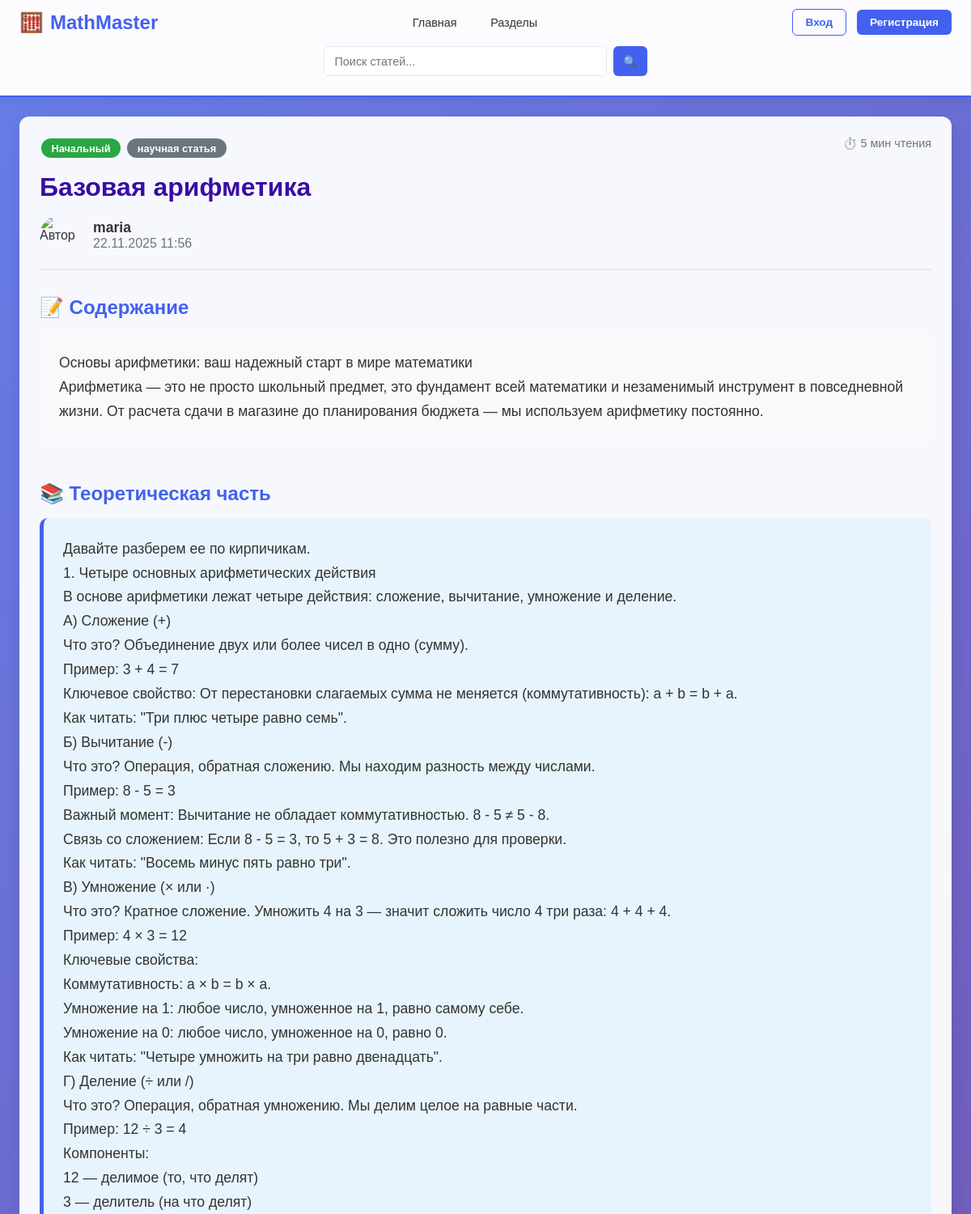
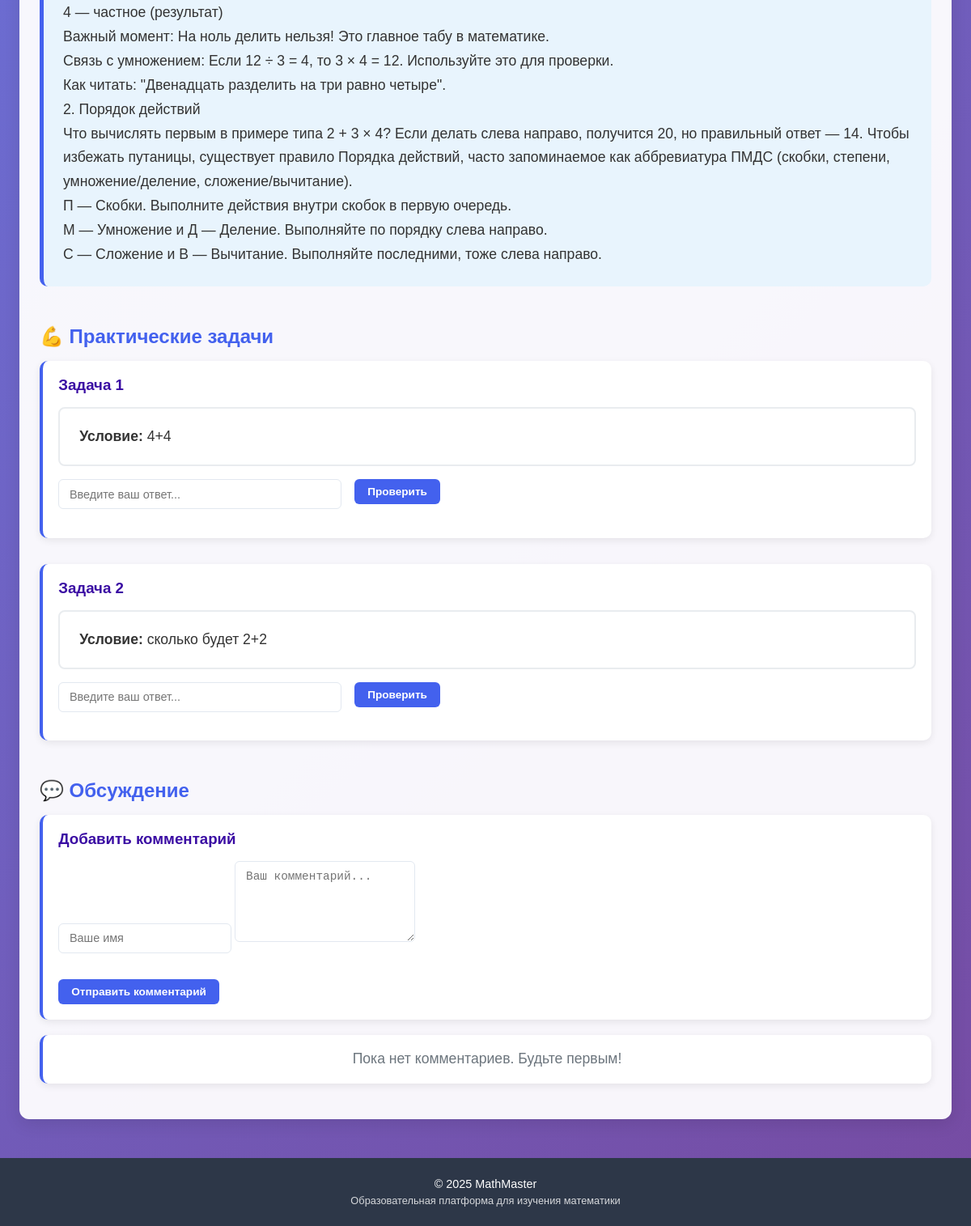
Page /post/6/ on the committed database (2 pictures, top to bottom).
### blog/models.py (models this page shows, shortened)
class Post(models.Model):
    DIFFICULTY_LEVELS = [
        ('beginner', 'Начальный'),
        ('intermediate', 'Средний'),
        ('advanced', 'Продвинутый'),
    ]
    title = models.CharField(max_length=200)
    content = models.TextField()
    theory_content = models.TextField(blank=True, null=True, help_text="Теоретическая часть")
    created_date = models.DateTimeField(default=timezone.now)
    published_date = models.DateTimeField(blank=True, null=True)
    author = models.ForeignKey(User, on_delete=models.CASCADE)
    category = models.ForeignKey(Category, on_delete=models.SET_NULL, null=True, blank=True)
    image = models.ImageField(upload_to='posts/', blank=True, null=True)
    difficulty = models.CharField(max_length=20, choices=DIFFICULTY_LEVELS, default='beginner')
    reading_time = models.IntegerField(default=5, help_text="Время чтения в минутах")

class Category(models.Model):
    name = models.CharField(max_length=200)
    description = models.TextField(blank=True)
    color = models.CharField(max_length=7, default='#446A7D')

class Problem(models.Model):
    ANSWER_TYPES = [
        ('text', 'Текстовый ответ'),
        ('number', 'Числовой ответ'),
        ('formula', 'Математическая формула'),
        ('multiple', 'Множественный выбор'),
    ]
    post = models.ForeignKey(Post, on_delete=models.CASCADE, related_name='problems')
    question = models.TextField()
    solution = models.TextField()
    hint = models.TextField(blank=True)
    order = models.IntegerField(default=0)
    correct_answer = models.CharField(
        max_length=200,
        blank=True,
        help_text="Правильный ответ для автоматической проверки"
    )
    answer_type = models.CharField(
        max_length=20,
        choices=ANSWER_TYPES,
        default='text',
        help_text="Тип ответа для правильной проверки"
    )
    tolerance = models.FloatField(
        default=0.01,
        help_text="Допустимая погрешность для числовых ответов"
    )
    multiple_choices = models.TextField(
        blank=True,
        help_text="Варианты ответов через запятую (для множественного выбора)"
    )
    class Meta:
        ordering = ['order']

### blog/views.py (the view)
# urls.py: path('post/<int:pk>/', views.post_detail, name='post_detail'),
def post_detail(request, pk):
    post = get_object_or_404(Post, pk=pk)
    comments = post.comments.all().order_by('-created_date')
    if request.method == 'POST':
        form = CommentForm(request.POST)
        if form.is_valid():
            comment = form.save(commit=False)
            comment.post = post
            comment.save()
            return redirect('post_detail', pk=post.pk)
    else:
        form = CommentForm()
    return render(request, 'blog/post_detail.html', {
        'post': post,
        'comments': comments,
        'form': form
    })

### blog/forms.py
class CommentForm(forms.ModelForm):
    class Meta:
        model = Comment
        fields = ['author', 'text']
        widgets = {
            'author': forms.TextInput(attrs={
                'class': 'form-control',
                'placeholder': 'Ваше имя'
            }),
            'text': forms.Textarea(attrs={
                'class': 'form-control',
                'rows': 3,
                'placeholder': 'Ваш комментарий...'
            })
        }

### blog/templates/blog/post_detail.html (shortened to what this page needs)
{% extends 'blog/base.html' %}
{% load static %}
{% block content %}
<div class="content-card">
    <div style="display: flex; justify-content: space-between; align-items: start; margin-bottom: 1rem; flex-wrap: wrap; gap: 1rem;">
        <div>
            <span class="math-badge" style="background: {% if post.difficulty == 'beginner' %}#28a745{% elif post.difficulty == 'intermediate' %}#ffc107{% else %}#dc3545{% endif %}">
                {{ post.get_difficulty_display }}
            </span>
            {% if post.category %}
            <span class="math-badge" style="background: #6c757d;">
                {{ post.category.name }}
            </span>
            {% endif %}
        </div>
        <div style="color: #6c757d; font-size: 0.9rem;">
            ⏱️ {{ post.reading_time }} мин чтения
        </div>
    </div>
    <h1 style="color: #3a0ca3; margin-bottom: 1rem; font-size: 2rem;">{{ post.title }}</h1>
    <div style="display: flex; align-items: center; gap: 1rem; margin-bottom: 2rem; padding-bottom: 1rem; border-bottom: 2px solid #e9ecef;">
        <img src="https://cdn-icons-png.flaticon.com/512/847/847969.png" alt="Автор" style="width: 50px; height: 50px; border-radius: 50%;">
        <div>
            <div style="font-weight: 600; font-size: 1.1rem;">{{ post.author.username }}</div>
            <div style="color: #6c757d;">{{ post.created_date|date:"d.m.Y H:i" }}</div>
        </div>
    </div>
    <div style="margin-bottom: 3rem;">
        <h2 style="color: #4361ee; margin-bottom: 1rem;">📝 Содержание</h2>
        <div style="background: #f8f9fa; padding: 1.5rem; border-radius: 10px; line-height: 1.7; font-size: 1.1rem;">
            {{ post.content|linebreaks }}
        </div>
    </div>
    {% if post.theory_content %}
    <div style="margin-bottom: 3rem;">
        <h2 style="color: #4361ee; margin-bottom: 1rem;">📚 Теоретическая часть</h2>
        <div style="background: #e8f4fd; padding: 1.5rem; border-radius: 10px; border-left: 5px solid #4361ee; line-height: 1.7; font-size: 1.1rem;">
            {{ post.theory_content|linebreaks }}
        </div>
    </div>
    {% endif %}
    {% if post.problems.all %}
    <div style="margin-bottom: 3rem;">
        <h2 style="color: #4361ee; margin-bottom: 1rem;">💪 Практические задачи</h2>
        {% for problem in post.problems.all %}
        <div class="post-card" style="margin-bottom: 2rem;">
            <h3 style="color: #3a0ca3; margin-bottom: 1rem;">
                Задача {{ forloop.counter }}
            </h3>
            <div style="background: white; padding: 1.5rem; border-radius: 8px; border: 2px solid #e9ecef; margin-bottom: 1rem;">
                <p style="font-size: 1.1rem; margin-bottom: 0;"><strong>Условие:</strong> {{ problem.question }}</p>
            </div>
            <div class="answer-section">
                <form class="answer-form" data-problem-id="{{ problem.id }}">
                    <div style="display: flex; gap: 1rem; align-items: start; margin-bottom: 1rem;">
                        <input type="text"
                               name="answer"
                               class="search-input"
                               placeholder="Введите ваш ответ..."
                               style="flex: 1;"
                               id="answer-input-{{ problem.id }}">
                        <button type="submit" class="btn btn-primary check-answer-btn" id="check-btn-{{ problem.id }}">
                            Проверить
                        </button>
                    </div>
                </form>
            </div>
        </div>
        {% endfor %}
    </div>
    {% endif %}
    <div>
        <h2 style="color: #4361ee; margin-bottom: 1rem;">💬 Обсуждение</h2>
        <div class="post-card">
            <h3 style="color: #3a0ca3; margin-bottom: 1rem;">Добавить комментарий</h3>
            <form method="post">
                <div style="margin-bottom: 1rem;">
                    <input type="text" name="author" placeholder="Ваше имя" class="search-input" style="margin-bottom: 1rem;">
                    <textarea name="text" placeholder="Ваш комментарий..." class="search-input" style="height: 100px; resize: vertical;"></textarea>
                </div>
                <button type="submit" class="btn btn-primary">Отправить комментарий</button>
            </form>
        </div>
        {% for comment in comments %}
        <div class="post-card">
            <div style="display: flex; justify-content: space-between; margin-bottom: 0.5rem;">
                <strong style="color: #3a0ca3;">{{ comment.author }}</strong>
                <small style="color: #6c757d;">{{ comment.created_date|date:"d.m.Y H:i" }}</small>
            </div>
            <p style="line-height: 1.6;">{{ comment.text }}</p>
            {% if user.is_superuser or user.username == comment.author %}
            <div style="margin-top: 0.5rem;">
                <a href="{% url 'delete_comment' comment.id %}" class="btn" style="background: #dc3545; color: white; padding: 0.3rem 0.8rem; font-size: 0.9rem;">
                    Удалить
                </a>
            </div>
            {% endif %}
        </div>
        {% empty %}
        <div class="post-card" style="text-align: center;">
            <p style="color: #6c757d; font-size: 1.1rem;">Пока нет комментариев. Будьте первым!</p>
        </div>
        {% endfor %}
    </div>
</div>
{% endblock %}

### blog/templates/blog/base.html (style rules this page uses)
* { margin: 0; padding: 0; box-sizing: border-box; }
body { font-family: 'Arial', sans-serif; background: linear-gradient(135deg, #667eea 0%, #764ba2 100%); min-height: 100vh; color: #333; }
.btn { padding: 0.5rem 1rem; border: none; border-radius: 6px; font-weight: 600; cursor: pointer; text-decoration: none; display: inline-block; transition: all 0.3s ease; font-size: 0.85rem; }
.btn-primary { background: #4361ee; color: white; }
.content-card { background: rgba(255, 255, 255, 0.95); border-radius: 12px; padding: 1.5rem; margin-bottom: 1.5rem; box-shadow: 0 6px 20px rgba(0,0,0,0.1); border: 1px solid rgba(255,255,255,0.3); }
.search-input { flex: 1; max-width: 350px; padding: 0.6rem 0.8rem; border: 1.5px solid #e2e8f0; border-radius: 6px; font-size: 0.9rem; }
.math-badge { background: #4361ee; color: white; padding: 0.3rem 0.8rem; border-radius: 15px; font-size: 0.8rem; font-weight: 600; display: inline-block; margin: 0.1rem; }
.post-card { background: white; border-radius: 10px; padding: 1.2rem; margin-bottom: 1.2rem; box-shadow: 0 3px 10px rgba(0,0,0,0.08); border-left: 4px solid #4361ee; transition: all 0.3s ease; }

### rows in the picture
Post: difficulty "Начальный", category.name "научная статья", reading_time "5", title "Базовая арифметика", author.username "maria", created_date "22.11.2025 11:56", content "Основы арифметики: ваш надежный старт в мире математики Арифметика — это не просто школьный предмет, это фундамент всей математики и незаменимый инструмент в повседневной жизни. От расчета сдачи в магазине до планирования бюджета — мы используем арифметику постоянно.", theory_content "Давайте разберем ее по кирпичикам. 1. Четыре основных арифметических действия В основе арифметики лежат четыре действия: сложение, вычитание, умножение и деление. А) Сложение (+) Что это? Объединение двух или более чисел в одно (сумму). Пример: 3 + 4 = 7 Ключевое свойство: От перестановки слагаемых сумма не меняется (коммутативность): a + b = b + a. Как читать: \"Три плюс четыре равно семь\". Б) Вычитание (-) Что это? Операция, обратная сложению. Мы находим разность между числами. Пример: 8 - 5 = 3 Важный момент: Вычитание не обладает коммутативностью. 8 - 5 ≠ 5 - 8. Связь со сложением: Если 8 - 5 = 3, то 5 + 3 = 8. Это полезно для проверки. Как читать: \"Восемь минус пять равно три\". В)…"
Problem: question "4+4"
Problem: question "сколько будет 2+2"
